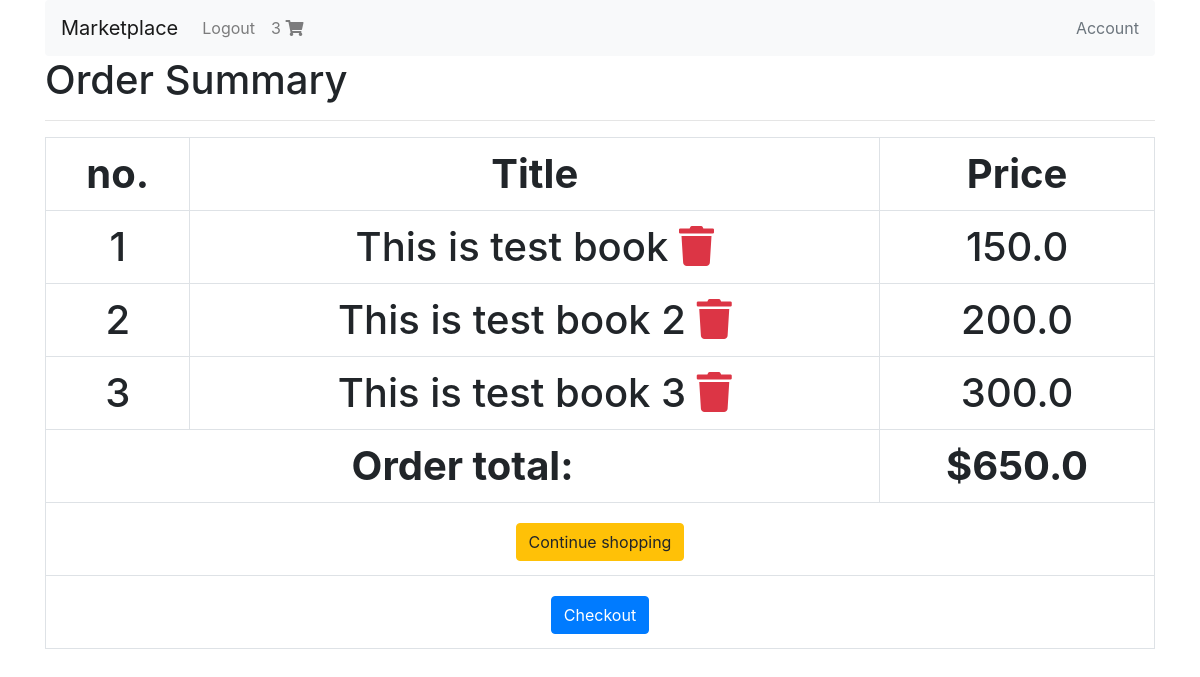
Page /cart/order-summary/ (signed in) on the committed database.
### shopping_cart/models.py (models this page shows, shortened)
class Order(models.Model):
    user = models.ForeignKey(settings.AUTH_USER_MODEL, on_delete=models.CASCADE)
    is_ordered = models.BooleanField(default= False)
    items = models.ManyToManyField(OrderItem)
    ref_code = models.CharField(max_length=50)
    def get_total(self):
        return self.items.all().aggregate(order_total=Sum('book__price'))['order_total']

class OrderItem(models.Model):
    book = models.ForeignKey(Book, on_delete=models.CASCADE)

### books/models.py (models this page shows, shortened)
class Book(models.Model):
    authors = models.ManyToManyField(Author)
    title = models.CharField(max_length=100)
    publication_date = models.DateTimeField()
    isbn = models.CharField(max_length=16)
    slug = models.SlugField()
    cover = models.ImageField()
    price = models.FloatField()

### shopping_cart/views.py (the view)
# urls.py: path('order-summary/', order_view, name = 'order-summary'),
@login_required
def order_view(request):
    order_qs = Order.objects.filter(user=request.user, is_ordered=False)
    if order_qs.exists():
        context = {
            'order': order_qs[0]
        }
        return render(request, "order_summary.html", context)
    return Http404

### shopping_cart/templatetags/cart_template_tags.py (called while the page is built)
@register.filter
def cart_item_count(user):
    if user.is_authenticated:
        qs = Order.objects.filter(user=user, is_ordered=False)
        if qs.exists():
            return qs[0].items.count()
    return 0

### templates/order_summary.html
{% extends "base.html" %}
{% block content %}
<h1>Order Summary<h1/>
<hr />
<table class="table table-hover table-bordered text-center">
    <tr class="text-center">
        <th>no.</th>
        <th>Title</th>
        <th>Price</th>
    </tr>
    {% for item in order.items.all %}
    <tr>
        <td>{{forloop.counter}}</td>
        <td>{{item.book.title}}
        <span>
            <a href="{% url 'cart:remove-from-cart' item.book.slug %}" class="text-danger">
                <i class="fas fa-trash"></i>
            </a>
        </span>
        </td>
        <td>{{item.book.price}}</td>
    </tr>
    {% empty %}
    <tr>
    <td colspan="3">
        There are no items in your cart
    </td>
    </tr>
    {% endfor %}
    {% if order.get_total %}
    <tr>
    <td colspan="2">
        <strong class="pull-right">Order total:</strong>
    </td>
    <td colspan="1">
        <strong>${{ order.get_total }}</strong>
    </td>
    </tr>
    {% endif %}
    <tr>
        <td colspan="3">
            <a href="{% url 'books:book-list' %}" class="btn btn-warning pull-left">
            {% if order %}
                Continue shopping
            {% else %}
                Add items to your cart
            {% endif %}
            </a>
        </td>
    </tr>
    {% if order.get_total %}
    <tr>
        <td colspan="3">
            <a href="{% url 'cart:checkout' %}" class="btn btn-primary pull-left">
                Checkout
            </a>
        </td>
    </tr>
    {% endif %}
</table>
{% endblock content %}

### templates/navbar.html (shortened to what this page needs)
{% load cart_template_tags %}
<nav class="navbar navbar-expand-lg navbar-light bg-light rounded">
<a class="navbar-brand" href="{% url 'books:book-list' %}">Marketplace</a>
<div class="collapse navbar-collapse" id="navbarsExample09">
    <ul class="navbar-nav mr-auto">
    {% if request.user.is_authenticated %}
    <li class="nav-item">
        <a class="nav-link" href="{% url 'account_logout' %}">Logout</a>
    </li>
    <li class="nav-item">
        <a class="nav-link" href="{% url 'cart:order-summary' %}">
        {{ request.user|cart_item_count }}
        <i class="fas fa-shopping-cart"></i>
        </a>
    </li>
    {% endif %}
    </ul>
    <a class="text-muted" href="{% url 'profile' %}">Account</a>
</div>
</nav>

### rows in the picture
OrderItem: book "This is test book", book.price "150.0"
OrderItem: book "This is test book 2", book.price "200.0"
OrderItem: book "This is test book 3", book.price "300.0"
Order: get_total "650.0"

### other values in the picture
{{ request.user|cart_item_count }} "3"
